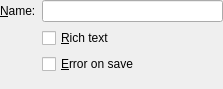
<?xml version="1.0" encoding="UTF-8"?>
<ui version="4.0">
 <class>TestPluginSettingsPaneClass</class>
 <widget class="QWidget" name="TestPluginSettingsPaneClass">
  <property name="geometry">
   <rect>
    <x>0</x>
    <y>0</y>
    <width>223</width>
    <height>89</height>
   </rect>
  </property>
  <property name="windowTitle">
   <string>TestPluginSettingsPane</string>
  </property>
  <layout class="QGridLayout" name="gridLayout">
   <property name="margin">
    <number>0</number>
   </property>
   <item row="0" column="0">
    <widget class="QLabel" name="nameLabel">
     <property name="text">
      <string>&amp;Name:</string>
     </property>
     <property name="buddy">
      <cstring>greetingNameInput</cstring>
     </property>
    </widget>
   </item>
   <item row="0" column="2">
    <widget class="QLineEdit" name="greetingNameInput">
     <property name="toolTip">
      <string>&lt;html&gt;The name of the one to greet&lt;/html&gt;</string>
     </property>
    </widget>
   </item>
   <item row="1" column="2">
    <widget class="QCheckBox" name="richTextCheckbox">
     <property name="toolTip">
      <string>&lt;html&gt;Use formatted text&lt;/html&gt;</string>
     </property>
     <property name="text">
      <string>&amp;Rich text</string>
     </property>
    </widget>
   </item>
   <item row="3" column="0">
    <spacer name="verticalSpacer">
     <property name="orientation">
      <enum>Qt::Vertical</enum>
     </property>
     <property name="sizeHint" stdset="0">
      <size>
       <width>20</width>
       <height>4</height>
      </size>
     </property>
    </spacer>
   </item>
   <item row="2" column="2">
    <widget class="QCheckBox" name="failCheckbox">
     <property name="toolTip">
      <string>&lt;html&gt;Cause an error when saving the settings&lt;/html&gt;</string>
     </property>
     <property name="text">
      <string>&amp;Error on save</string>
     </property>
    </widget>
   </item>
  </layout>
 </widget>
 <layoutdefault spacing="6" margin="11"/>
 <resources/>
 <connections/>
</ui>
